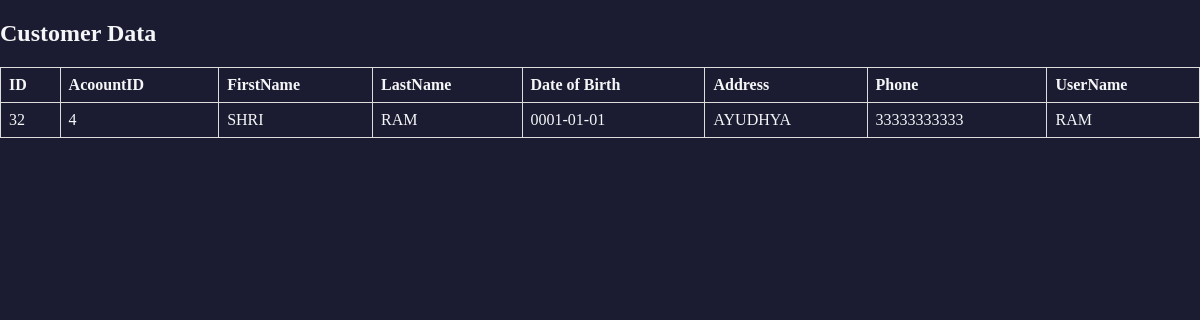
Screenshot of /profile.php (signed in) with the database file from the repository.
### tables this page shows
CREATE TABLE `customers` (
  `CustomerID` int NOT NULL AUTO_INCREMENT,
  `FirstName` varchar(50) NOT NULL,
  `LastName` varchar(50) NOT NULL,
  `DateOfBirth` date NOT NULL,
  `Address` varchar(255) DEFAULT NULL,
  `Phone` varchar(20) DEFAULT NULL,
  `Username` varchar(50) NOT NULL,
  `Password` varchar(255) NOT NULL,
  PRIMARY KEY (`CustomerID`)
);

CREATE TABLE `accounts` (
  `AccountID` int NOT NULL AUTO_INCREMENT,
  `CustomerID` int DEFAULT NULL,
  `Balance` decimal(15,2) NOT NULL DEFAULT '0.00',
  PRIMARY KEY (`AccountID`),
  KEY `FK_Customer_Account` (`CustomerID`),
  CONSTRAINT `accounts_ibfk_1` FOREIGN KEY (`CustomerID`) REFERENCES `customers` (`CustomerID`),
  CONSTRAINT `FK_Customer_Account` FOREIGN KEY (`CustomerID`) REFERENCES `customers` (`CustomerID`) ON DELETE CASCADE
);

### profile.php (the view, shortened to what this page needs)
<?php
include 'db_conn.php';
$session_user = $_SESSION['logged_user'];
$sql_customer = "SELECT CustomerID, FirstName, LastName, DateOfBirth, Address, Phone, UserName FROM Customers WHERE Username='$session_user'";
$result_customer = mysqli_query($conn, $sql_customer);
$sql_account = "SELECT AccountID FROM Accounts";
$result_account = mysqli_query($conn, $sql_account);
?>
<!DOCTYPE html>
<html>
<head>
</head>
<body>
    <h2>Customer Data</h2>
    <table>
        <tr>
            <th>ID</th>
            <th>AcoountID</th>
            <th>FirstName</th>
            <th>LastName</th>
            <th>Date of Birth</th>
            <th>Address</th>
            <th>Phone</th>
            <th>UserName</th>
        </tr>
        <?php
        if ($result_customer && $result_account) {
            while ($row_customer = mysqli_fetch_assoc($result_customer)) {
                $row_account = mysqli_fetch_assoc($result_account);
                echo "<tr>";
                echo "<td>" . $row_customer["CustomerID"] . "</td>";
                echo "<td>" . $row_account["AccountID"] . "</td>";
                echo "<td>" . $row_customer["FirstName"] . "</td>";
                echo "<td>" . $row_customer["LastName"] . "</td>";
                echo "<td>" . $row_customer["DateOfBirth"] . "</td>";
                echo "<td>" . $row_customer["Address"] . "</td>";
                echo "<td>" . $row_customer["Phone"] . "</td>";
                echo "<td>" . $row_customer["UserName"] . "</td>";
                echo "</tr>";
            }
        } else {
            echo "<tr><td colspan='8'>Error executing query: " . mysqli_error($conn) . "</td></tr>";
        }
        ?>
    </table>
</body>
</html>

### profile.php (style rules this page uses)
table { border-collapse: collapse; width: 100%; }
th, td { border: 1px solid #ddd; padding: 8px; text-align: left; }
body { width: 100%; height: 100vh; margin: 0; background-color: #1b1b32; color: #f5f6f7; font-family: Tahoma; font-size: 16px; }

### rows the page displays
customers: CustomerID "32", accounts.AccountID "4", FirstName "SHRI", LastName "RAM", DateOfBirth "0001-01-01", Address "AYUDHYA", Phone "33333333333", Username "RAM"
